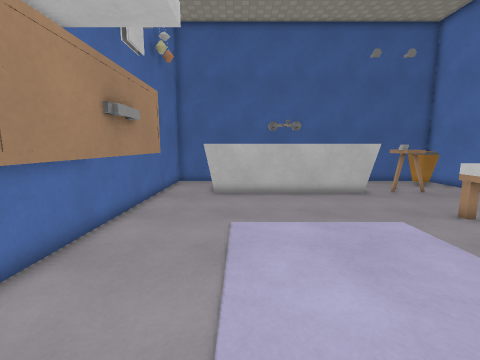
[1] (above)

13 first-person views from a walk through a 3-D level made in the Godot game engine. The camera is 1.4 m above the floor, tilts 8° down and sees 90° across. Doors that lead somewhere are drawn open, without their leaves. The floor is counted in squares, 0.5 m on a side. Each view is taken from the middle of a square. On the plan, view 1 faces up. The plan holds only what a view shows up to about 18 squares ahead; the rest is blank. Surface patterns are stand-ins for the level's own textures.

[2]
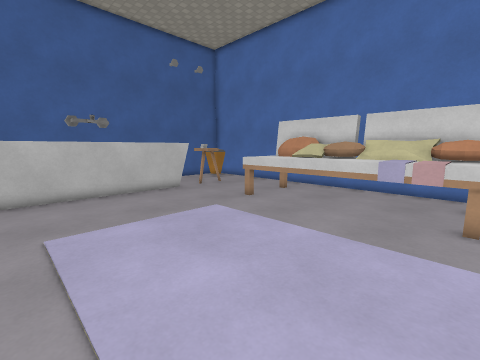

[3]
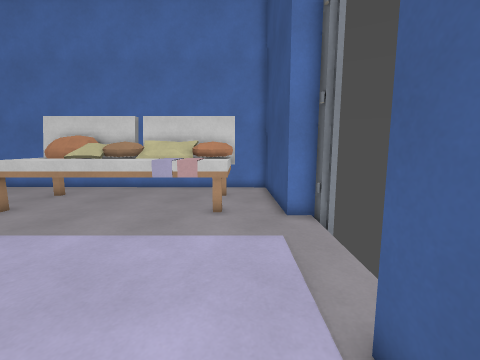

[4]
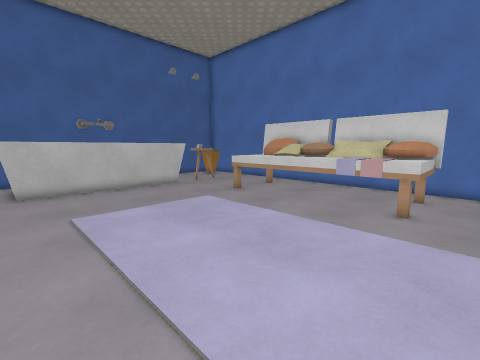

[5]
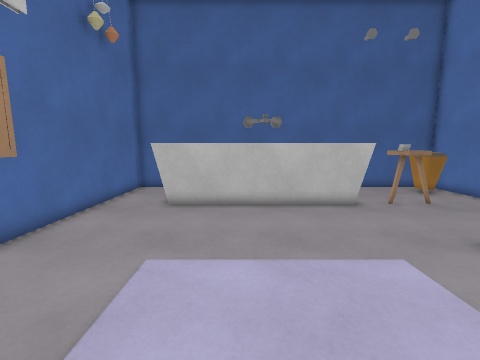

[6]
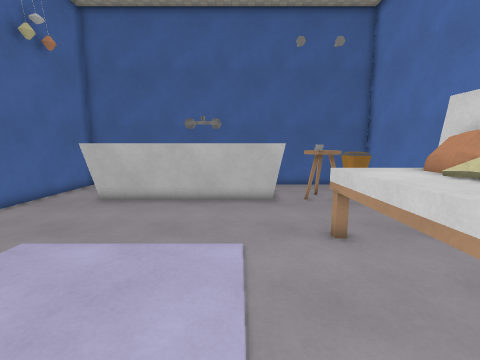

[7]
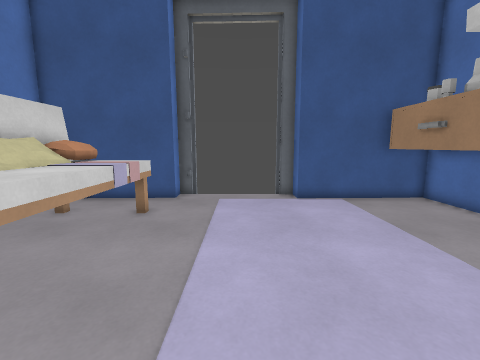

[8]
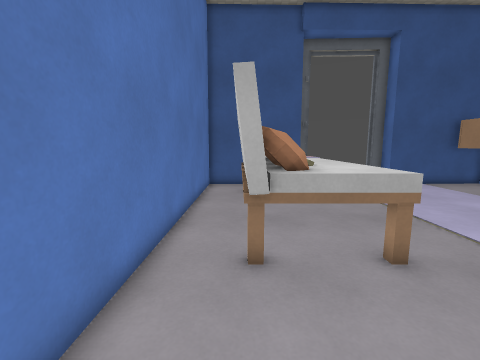

[9]
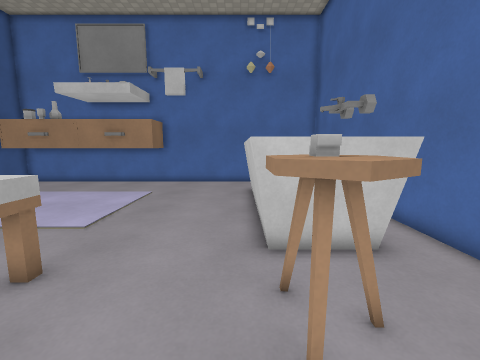

[10]
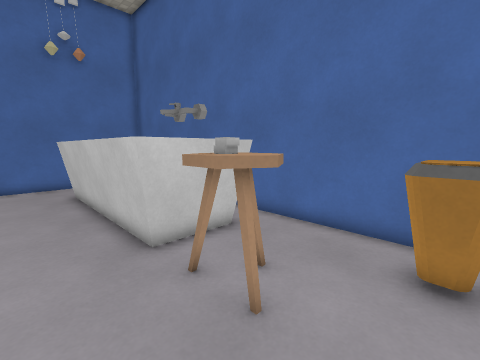

[11]
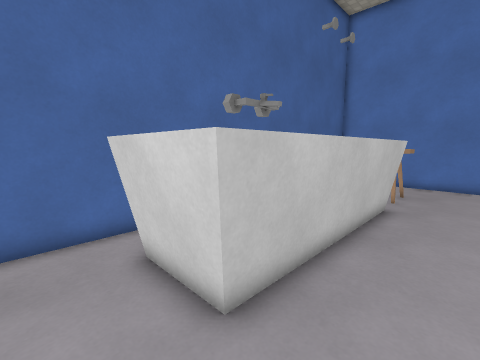

[12]
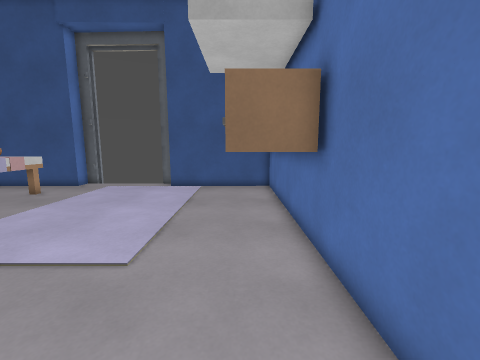

[13]
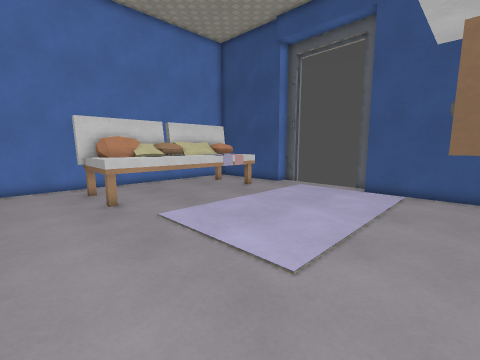

### Floor plan
Key: @ floor where view 1 was taken; # wall or solid block; x gap in a wall; . floor; D closed door; ^ raised ledge; B bin; C chair; T thing the floor can be seen under or through.
Columns run from 5 left of view 1 to 15 right of it. Each row starts with its distance up from view 1.
 20 #####################
 19 #....      .......B #
 18 #..#         #....BB#
 17 #..#         #....BB#
 16 #..#         #.CC...#
 15 #..##       ##xCC...#
 14 #..###########.CC...#
 13 #...................#
 12 #...................#
 11 #...................#
 10 #..............^.##.#
  9 #.............^^^##.#
  8 ###...........^^^##.#
  7   #...........^^^^#.#
  6   #...........^^^^#.#
  5   #...........^^^^x.#
  4   #...........^^^^T.#
  3   #...........^^^^T.#
  2   #...........^^^^T.#
  1   #...........^^^^T.#
  0   #..@........^^^^T.#
 -1   #.................#
 -2   #.................#
 -3   ######..... #######
 -4        #x    D#

Positions as (right, up) in squares from view 1, and headings:
1: (0, 0), facing up
2: (-1, 0), facing up-right
3: (-1, -1), facing right
4: (-2, -2), facing up-right
5: (2, 3), facing up
6: (6, 2), facing up
7: (5, 10), facing down
8: (13, 15), facing down
9: (14, 14), facing left
10: (14, 12), facing up-left
11: (-4, 12), facing up-right
12: (-3, 14), facing down
13: (-3, 13), facing down-right
